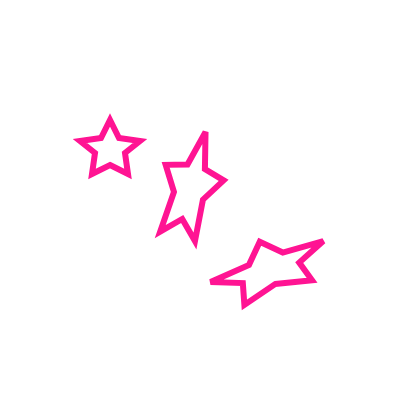

Specify this chart in Vega-Lite:
### Vega specification from a JSON file in a GitHub repository (floating-point values rounded to 4 significant figures)
{"$schema": "https://vega.github.io/schema/vega/v5.json", "description": "A simple pie chart with embedded data.", "background": "white", "padding": 5, "width": 200, "height": 200, "style": "view", "data": [{"name": "data_0", "values": [{"x": 50, "y": 70, "fill": "green", "scaleX": 15, "scaleY": 15, "angle": 0}, {"x": 90, "y": 90, "fill": "blue", "scaleX": 15, "scaleY": 30, "angle": 15}, {"x": 130, "y": 130, "fill": "darkorange", "scaleX": 30, "scaleY": 15, "angle": -20}]}], "marks": [{"name": "marks", "type": "path", "from": {"data": "data_0"}, "style": ["arc"], "encode": {"update": {"x": {"field": "x"}, "y": {"field": "y"}, "scaleX": {"field": "scaleX"}, "scaleY": {"field": "scaleY"}, "path": {"value": "M0,.5L.6,.8L.5,.1L1,-.3L.3,-.4L0,-1L-.3,-.4L-1,-.3L-.5,.1L-.6.8L0,.5Z"}, "angle": {"field": "angle"}, "stroke": {"value": "deeppink"}, "strokeWidth": {"value": 3}}}}]}
